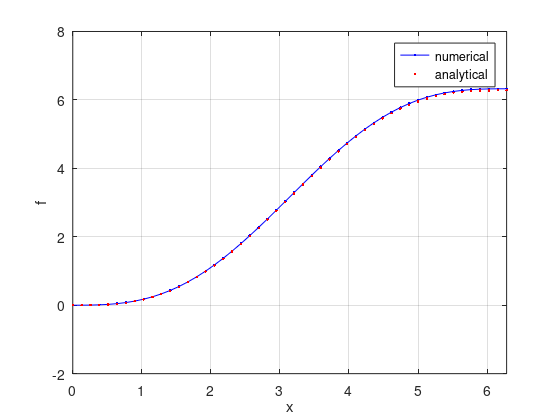

This chart was generated by the following MATLAB code:
%{ 
# Differential equation : $f_{xx}=\sin(x)$

Solve the system : DD*f=sin(x) with the two boundary conditions f(0)=0,fx(L)=1

For solve it, we use the code build upon [differential_equation.m](./differential_equation.m).
%}
 clear all; clf

 
    % parameters
    L=2*pi; % domain length
    N=50; % number of points

    % the grid
    x=linspace(0,L,N)';
    h=x(2)-x(1); % the grid size

    % first derivative
    D=zeros(N,N);
    D(1,1:3)=[-3/2, 2, -1/2]/h;
    for ind=2:N-1
        D(ind,ind-1:ind+1)=[-1/2, 0, 1/2]/h;
    end
    D(end,end-2:end)=[1/2, -2, 3/2]/h;

    % second derivative
    DD=zeros(N,N);
    DD(1,1:3)=[1, -2, 1]/h^2;
    for ind=2:N-1
        DD(ind,ind-1:ind+1)=[1, -2, 1]/h^2; 
    end
    DD(end,end-2:end)=[1, -2, 1]/h^2;

    % second order derivative
    A=DD;
    
%{ 
We need to change boundary conditions. We put sin(x) ofr b and we change the place of the first derivative, we place D(1,:) instead D(N,:).
%}
    % boundary conditions
    I=eye(N);
    A([1,N],:)=[I(1,:); D(1,:)];
    b=sin(x); 

    % solve the system
    f=A\b;

%{ 
We also need to change the analytical solution to compare numerical and analytical solutions.
%}

    % plotting
    plot(x,f,'b.-',x,-sin(x)+x,'r.');
    xlabel('x');ylabel('f');
    legend('numerical','analytical')
    xlim([0,L]); grid on

    set(gcf,'paperpositionmode','auto')
    print('-dpng','-r80','differential_equation_sin.png')
    
    



%{
![Comparison between numerical and analytical solution for $f_{xx}=\sin(x)$](differential_equation_sin.png)

We can validate the differential equation for fxx=sin(x)
%}

%{
# Contributor's page
Link to page of contributor [Fabien](/sandbox/easystab/stab2014/fabien.m)
%}